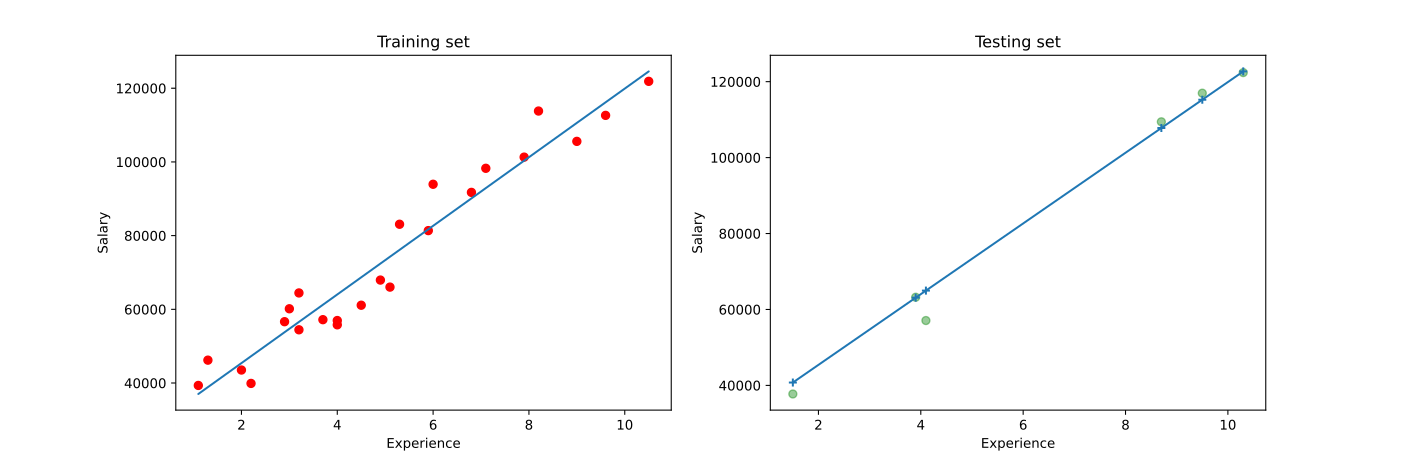

Write Python code to recreate this figure.
"""
File:   simpleRegression
Author: Nandan V (nvpotti.mec@gmail.com)
Date:   Sat 02/Jan/2021 23:29::44
Implementation for simple regression using salary dataset.
"""

# Importing libraries | Nandan V - Sat 02/Jan/2021 23:33::37
import numpy as np
import matplotlib.pyplot as plt
from numpy.core.numeric import NaN
import pandas as pd
from sklearn.model_selection import train_test_split
from sklearn.linear_model import LinearRegression

# Read dataset | Nandan V - Sat 02/Jan/2021 23:54::43
dataset = pd.read_csv("../Data/Salary_Data.csv", header=0)
print("Dataset\n", dataset)

salaries = dataset.iloc[:, -1].values
print("\nSalary\n", salaries)

experiences = dataset.iloc[:, :-1].values
print("\nExperience\n", experiences)

(
    experiences_trainingSet,
    experiences_testingSet,
    salaries_trainingSet,
    salaries_testingSet,
) = train_test_split(experiences, salaries, test_size=0.2, random_state=0)

print(
    f"\nExperiences Training Set: \n{experiences_trainingSet} \n\nExperiences testing set: \n{experiences_testingSet}"
)
print(
    f"\nSalaries Training Set: \n{salaries_trainingSet} \n\nSalaries testing set: \n{salaries_testingSet}"
)

# Making a linear regression model | Nandan V - Sun 03/Jan/2021 10:00::57
linearRegressor = LinearRegression()

# Train the model | Nandan V - Sun 03/Jan/2021 10:02::52
experiences_trainingSet = experiences_trainingSet.reshape(-1, 1)
salaries_trainingSet = salaries_trainingSet.reshape(-1, 1)
experiences_testingSet = experiences_testingSet.reshape(-1, 1)


# Fir & predict using the model | Nandan V - Sun 03/Jan/2021 10:37::29
linearRegressor.fit(experiences_trainingSet, salaries_trainingSet)
prediction_testSet = linearRegressor.predict(experiences_testingSet)
prediction_trainingSet = linearRegressor.predict(experiences_trainingSet)

# Visualize the output | Nandan V - Sun 03/Jan/2021 10:37::47
plt.subplot(1, 2, 1)
plt.title("Training set")
plt.scatter(experiences_trainingSet, salaries_trainingSet, color="red")
plt.plot(experiences_trainingSet, prediction_trainingSet)
plt.xlabel("Experience")
plt.ylabel("Salary")

plt.subplot(1, 2, 2)
plt.title("Testing set")
plt.plot(experiences_testingSet, prediction_testSet)
plt.scatter(experiences_testingSet, salaries_testingSet, color="green", alpha=0.4)
plt.scatter(experiences_testingSet, prediction_testSet, marker="+")
plt.xlabel("Experience")
plt.ylabel("Salary")
plt.show()

# Testing result
print("\n\nPredicted Results")
print("-----------------")
print(f"\nExperience\tActual salary\tPredicted salary\n")
predictedSet = zip(experiences_testingSet, salaries_testingSet, prediction_testSet)
for experience, salary, predicted in predictedSet:
    print(f"{experience}\t\t{salary}\t\t{predicted}")

# Single sample prediction | Nandan V - Sun 03/Jan/2021 11:06::52
experience = 4.95
print(
    f"\nPrediction for {experience} year(s): \t{linearRegressor.predict([[experience]])}"
)
